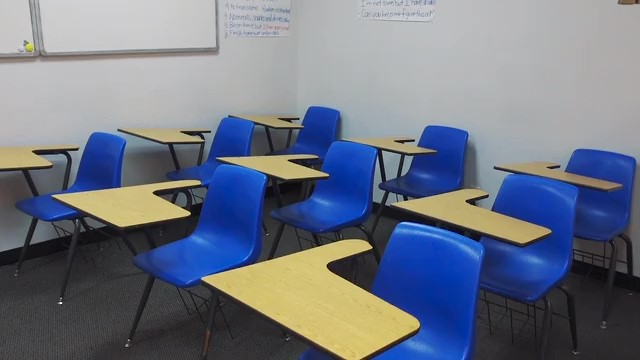
#> input picture basic/resource/chairs.jpg, 640 x 360 px, given in place of the camera
$ python colorPicker.py
#> lines starting #> are read from the running program, lines starting #| are printed output that depends on the picture; after the words box and inside, x2 and y2 are one past the last pixel; in counts of white or black regions, pixels touching at a corner belong together
import cv2
import numpy as np

def empty(a):
    pass

"create track bar always this values statr from zero"
windowName = "TrackBars"
cv2.namedWindow(windowName)
cv2.resizeWindow(windowName, 640, 240)
cv2.createTrackbar("Hue Min", windowName, 0, 179, empty)
cv2.createTrackbar("Hue Max", windowName, 146, 179, empty)
cv2.createTrackbar("Sat Min", windowName, 0, 255, empty)
cv2.createTrackbar("Sat Max", windowName, 94, 255, empty)
cv2.createTrackbar("Val Min", windowName, 0, 255, empty)
cv2.createTrackbar("Val Max", windowName, 140, 255, empty)

def getMask(img, imgHSV):
    # get the value from track bar * the name should be same
    h_min = cv2.getTrackbarPos("Hue Min", windowName)
    h_max = cv2.getTrackbarPos("Hue Max", windowName)
    s_min = cv2.getTrackbarPos("Sat Min", windowName)
    s_max = cv2.getTrackbarPos("Sat Max", windowName)
    v_min = cv2.getTrackbarPos("Val Min", windowName)
    v_max = cv2.getTrackbarPos("Val Max", windowName)
    # print(h_min, h_max, s_min, s_max, v_min, v_max)
    lower = np.array([h_min, s_min, v_min])
    upper = np.array([h_max, s_max, v_max])
    mask = cv2.inRange(imgHSV, lower, upper)
    imgResult = cv2.bitwise_and(img, img, mask=mask)
    return [mask, imgResult]


cap = cv2.VideoCapture(0)

while True:
    _, img = cap.read()
#> img is the input picture: shape (360, 640, 3); mean B, G, R 132.5, 117.7, 110.9
    # img = cv2.imread("resource/cars.png")
    imgHSV = cv2.cvtColor(img, cv2.COLOR_BGR2HSV)
#> imgHSV: shape (360, 640, 3); mean H, S, V 94.8, 67.9, 141.5
    "to get the mask and applied mask images"
    maskArr = getMask(img, imgHSV)
#> in getMask, `mask = cv2.inRange(imgHSV, lower, upper)`:
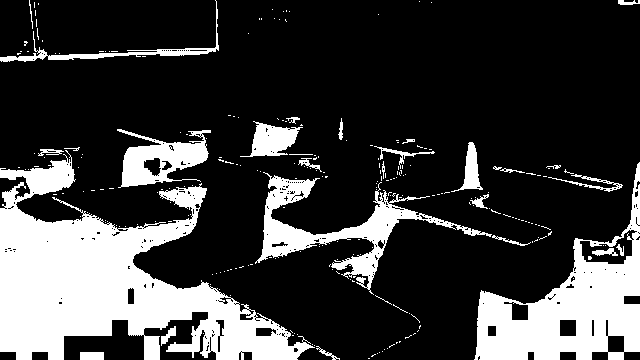
#> mask: shape (360, 640); 23.6% white; 248 white regions (219 under 20 px), largest, box (x1, y1, x2, y2) and area: (0, 150, 315, 360) 28339, (474, 162, 640, 360) 12355, (255, 172, 492, 295) 5551
#> in getMask, `imgResult = cv2.bitwise_and(img, img, mask=mask)`:
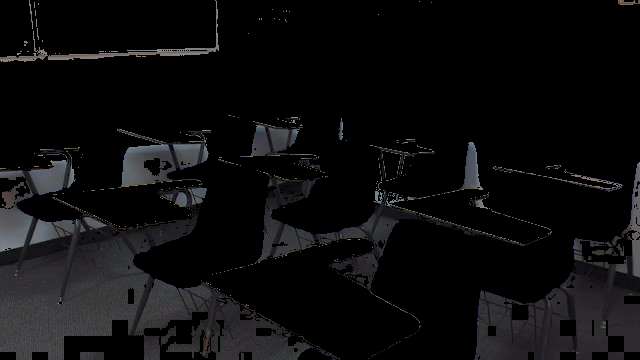
#> imgResult: shape (360, 640, 3); mean B, G, R 13.6, 12.9, 12.9
#> maskArr = 2 items
    mask = maskArr[0]
    """covert single channel to 3 channel"""
    threeChannelMask = cv2.merge((mask, mask, mask))

    hImg = cv2.hconcat([img, threeChannelMask, maskArr[1]])
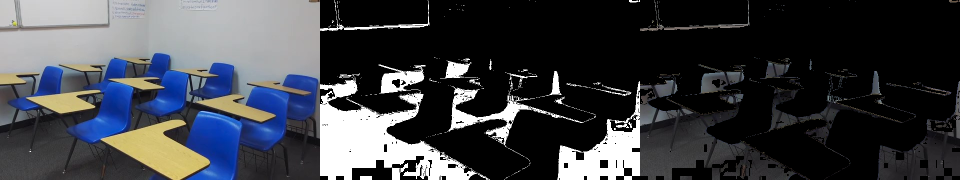
#> hImg: shape (360, 1920, 3) (shown at 1/2 size); mean B, G, R 68.7, 63.6, 61.3
    resize = 0.7
    resizeImg = cv2.resize(hImg, dsize=(0, 0), fx=resize, fy=resize)
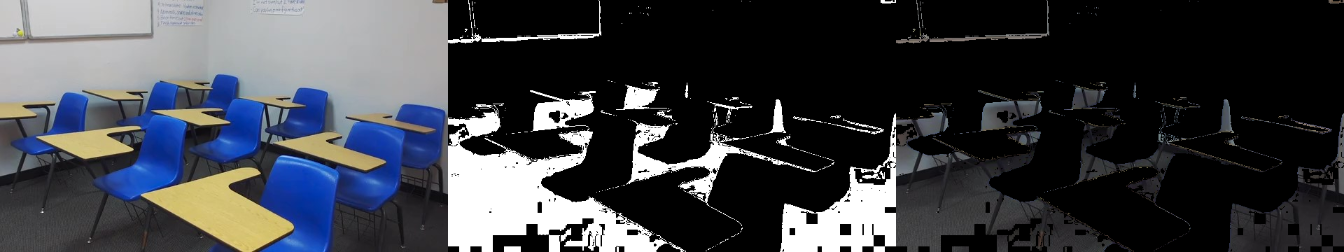
#> resizeImg: shape (252, 1344, 3); mean B, G, R 68.7, 63.5, 61.3
    cv2.imshow("concatImg", resizeImg)
    if cv2.waitKey(1) & 0xFF == ord('q'):
#> (key q is pressed here)
        break

$ run again, on basic/resource/cars.png
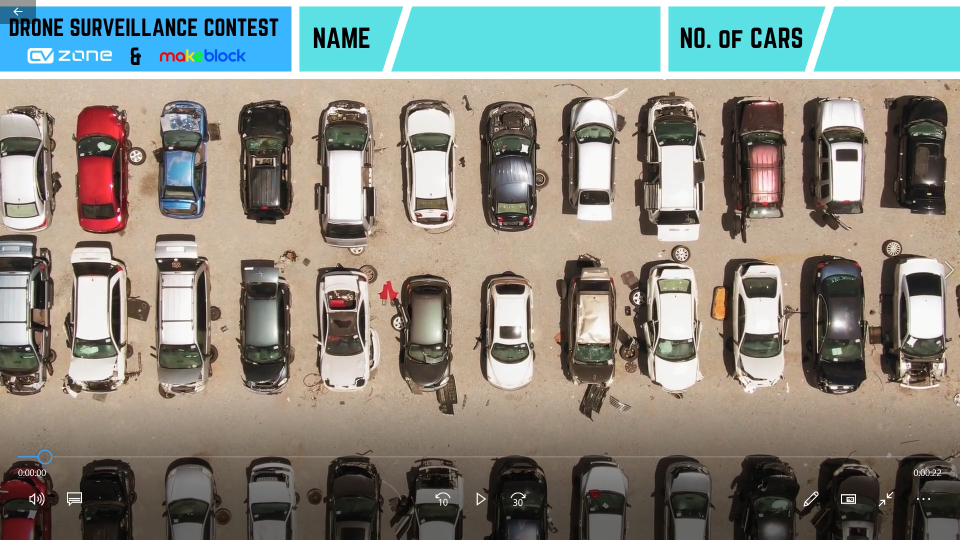
#> input picture basic/resource/cars.png, 1920 x 1080 px, given in place of the camera (shown at 1/2 size)
#> img is the input picture: shape (1080, 1920, 3); mean B, G, R 128.3, 136.9, 135.8
#> imgHSV: shape (1080, 1920, 3); mean H, S, V 31.4, 69.3, 152.6
#> in getMask, `mask = cv2.inRange(imgHSV, lower, upper)`:
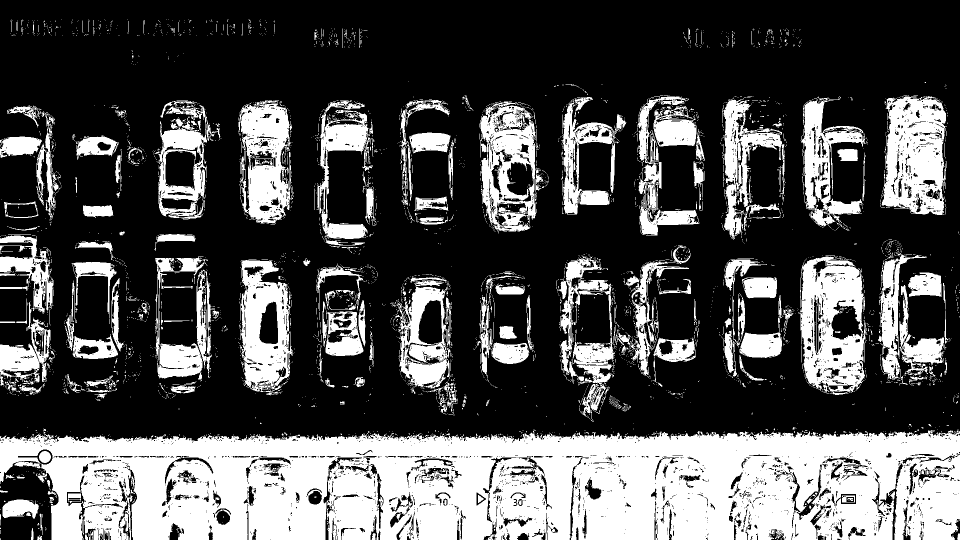
#> mask: shape (1080, 1920) (shown at 1/2 size); 31.8% white; 4090 white regions (3774 under 20 px), largest, box (x1, y1, x2, y2) and area: (0, 860, 1920, 1080) 341023, (1597, 513, 1733, 790) 23880, (1763, 192, 1894, 430) 22533
#> maskArr = 2 items
#> `resizeImg = cv2.resize(hImg, dsize=(0, 0), fx=resize, fy=resize)`:
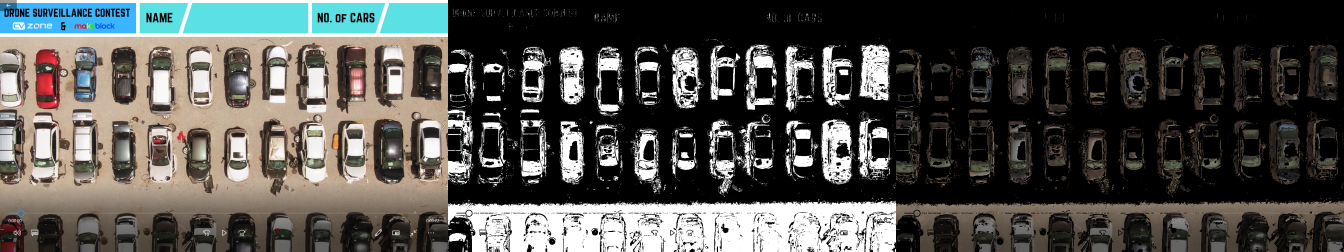
#> resizeImg: shape (756, 4032, 3) (shown at 1/3 size); mean B, G, R 76.2, 79.9, 80.4
